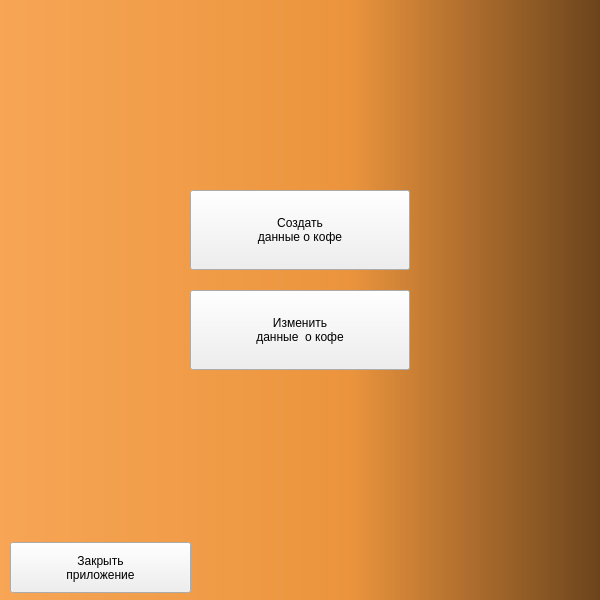
<?xml version="1.0" encoding="UTF-8"?>
<ui version="4.0">
 <class>MainWindow</class>
 <widget class="QMainWindow" name="MainWindow">
  <property name="geometry">
   <rect>
    <x>0</x>
    <y>0</y>
    <width>600</width>
    <height>600</height>
   </rect>
  </property>
  <property name="windowTitle">
   <string>MainWindow</string>
  </property>
  <widget class="QWidget" name="centralwidget">
   <widget class="QPushButton" name="create_btn">
    <property name="geometry">
     <rect>
      <x>190</x>
      <y>190</y>
      <width>220</width>
      <height>80</height>
     </rect>
    </property>
    <property name="styleSheet">
     <string notr="true">font: 75 16pt &quot;Times New Roman&quot;;</string>
    </property>
    <property name="text">
     <string>Создать 
данные о кофе</string>
    </property>
   </widget>
   <widget class="QPushButton" name="change_btn">
    <property name="geometry">
     <rect>
      <x>190</x>
      <y>290</y>
      <width>220</width>
      <height>80</height>
     </rect>
    </property>
    <property name="styleSheet">
     <string notr="true">font: 75 16pt &quot;Times New Roman&quot;;</string>
    </property>
    <property name="text">
     <string>Изменить 
данные  о кофе</string>
    </property>
   </widget>
   <widget class="QPushButton" name="close_btn">
    <property name="geometry">
     <rect>
      <x>10</x>
      <y>542</y>
      <width>181</width>
      <height>51</height>
     </rect>
    </property>
    <property name="styleSheet">
     <string notr="true">font: 75 14pt &quot;Times New Roman&quot;;</string>
    </property>
    <property name="text">
     <string>Закрыть 
приложение</string>
    </property>
   </widget>
   <widget class="QLabel" name="fon">
    <property name="geometry">
     <rect>
      <x>-240</x>
      <y>-150</y>
      <width>1071</width>
      <height>861</height>
     </rect>
    </property>
    <property name="styleSheet">
     <string notr="true">background: qlineargradient(spread:pad, x1:0, y1:0, x2:1, y2:0, stop:0 rgba(255, 178, 102, 255), stop:0.55 rgba(235, 148, 61, 255), stop:0.98 rgba(0, 0, 0, 255), stop:1 rgba(0, 0, 0, 0))</string>
    </property>
    <property name="text">
     <string>TextLabel</string>
    </property>
   </widget>
   <zorder>fon</zorder>
   <zorder>create_btn</zorder>
   <zorder>change_btn</zorder>
   <zorder>close_btn</zorder>
  </widget>
 </widget>
 <resources/>
 <connections/>
</ui>
